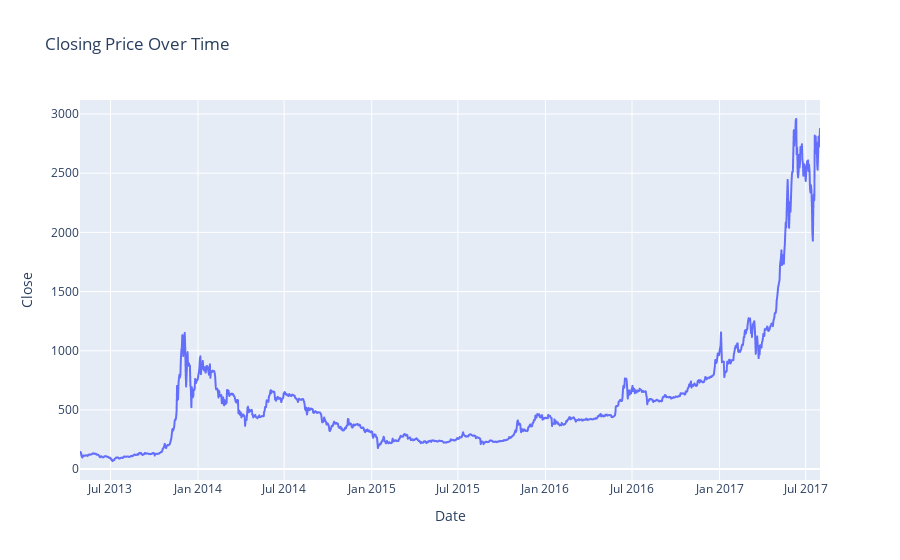

Notebook code cell kept with this figure:
### Code cell
# Closing price over time using Plotly Express for better interactivity

fig = px.line(data, y='Close', title='Closing Price Over Time')
fig.show()

### Figure 1 — Plotly figure (JSON) as saved in the notebook; plotly's stock layout.template omitted (floating-point values rounded to 4 significant figures; data arrays with more than 128 entries replaced by an {"elided": "..."} marker saying what was removed)
{"data": [{"hovertemplate": "Date=%{x}<br>Close=%{y}<extra></extra>", "legendgroup": "", "line": {"color": "#636efa", "dash": "solid"}, "marker": {"symbol": "circle"}, "mode": "lines", "name": "", "showlegend": false, "type": "scattergl", "x": {"elided": "1556 str values"}, "xaxis": "x", "y": {"elided": "1556 float values"}, "yaxis": "y"}], "layout": {"legend": {"tracegroupgap": 0}, "title": {"text": "Closing Price Over Time"}, "xaxis": {"anchor": "y", "domain": [0, 1], "title": {"text": "Date"}}, "yaxis": {"anchor": "x", "domain": [0, 1], "title": {"text": "Close"}}}}
